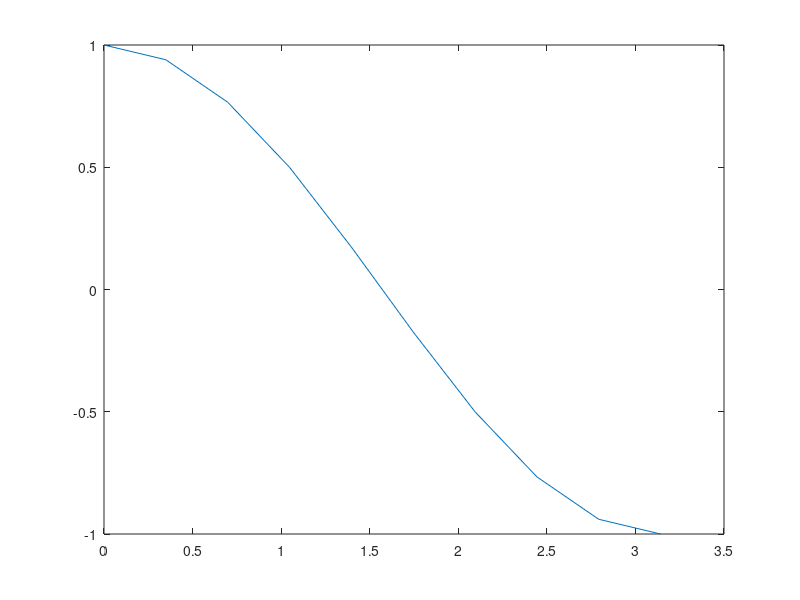
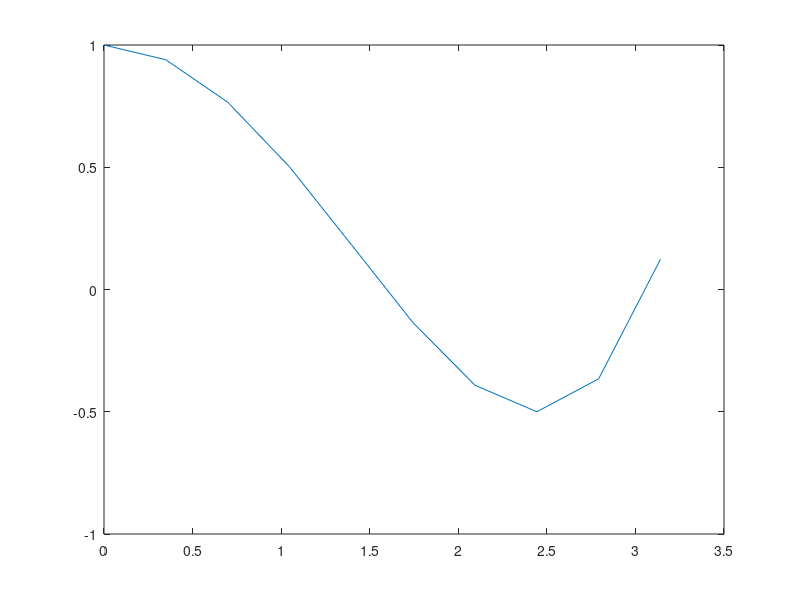
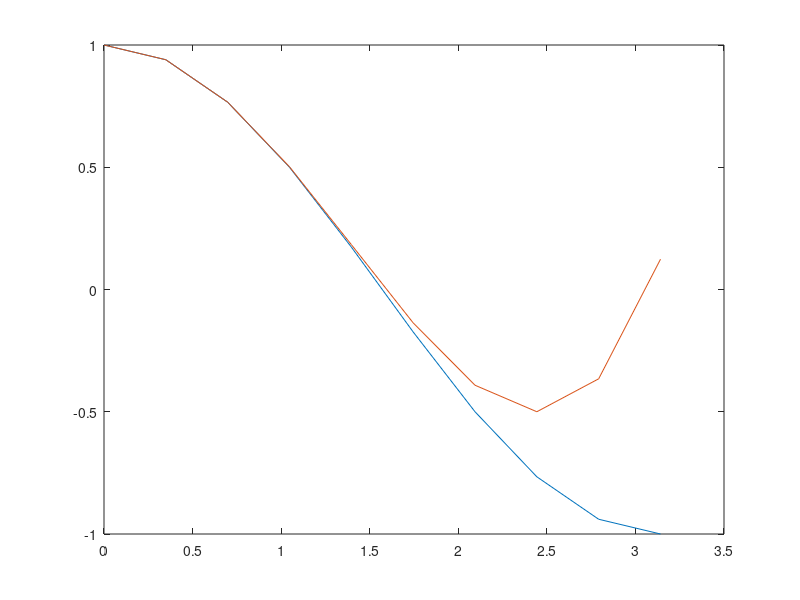

Source code (MATLAB) for these figures, in order: (Note: this script raises an error after producing the figures.)
x=linspace(0,pi,10);
y=cos(x);
z=1-(x.^2./2)+(x.^4./24); %z also look like cos wave
plot(x,y);
figure,plot(x,z);
figure,plot(x,y,x,z);
gtext({'Cosine wave','Fourth order wave'});

